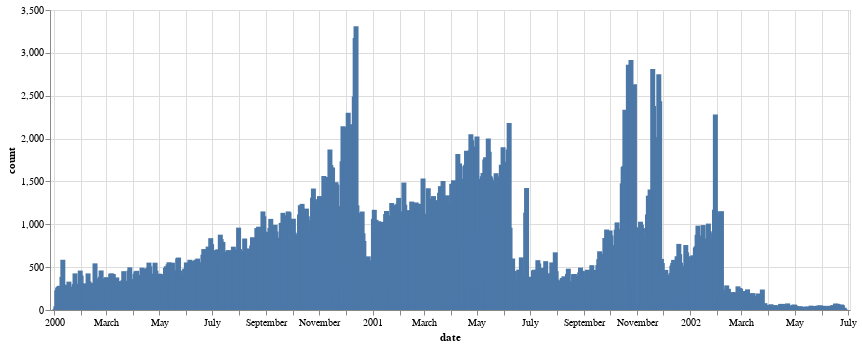

Notebook code cell kept with this figure:
### Code cell
alt.Chart(pivot).mark_bar().encode(
    x = 'date',
    y = 'count',
    tooltip = ['date', 'count'],
).properties(width = 800)

### Figure 1 — Vega-Lite specification as saved in the notebook (floating-point values rounded to 4 significant figures; data arrays with more than 128 entries replaced by an {"elided": "..."} marker saying what was removed)
{"config": {"view": {"width": 400, "height": 300}, "mark": {"tooltip": null}}, "data": {"name": "data-875301933c5c07accb8a273726fa5366"}, "mark": "bar", "encoding": {"tooltip": [{"type": "temporal", "field": "date"}, {"type": "quantitative", "field": "count"}], "x": {"type": "temporal", "field": "date"}, "y": {"type": "quantitative", "field": "count"}}, "width": 800, "$schema": "https://vega.github.io/schema/vega-lite/v3.4.0.json", "datasets": {"data-875301933c5c07accb8a273726fa5366": {"elided": "893 records"}}}
